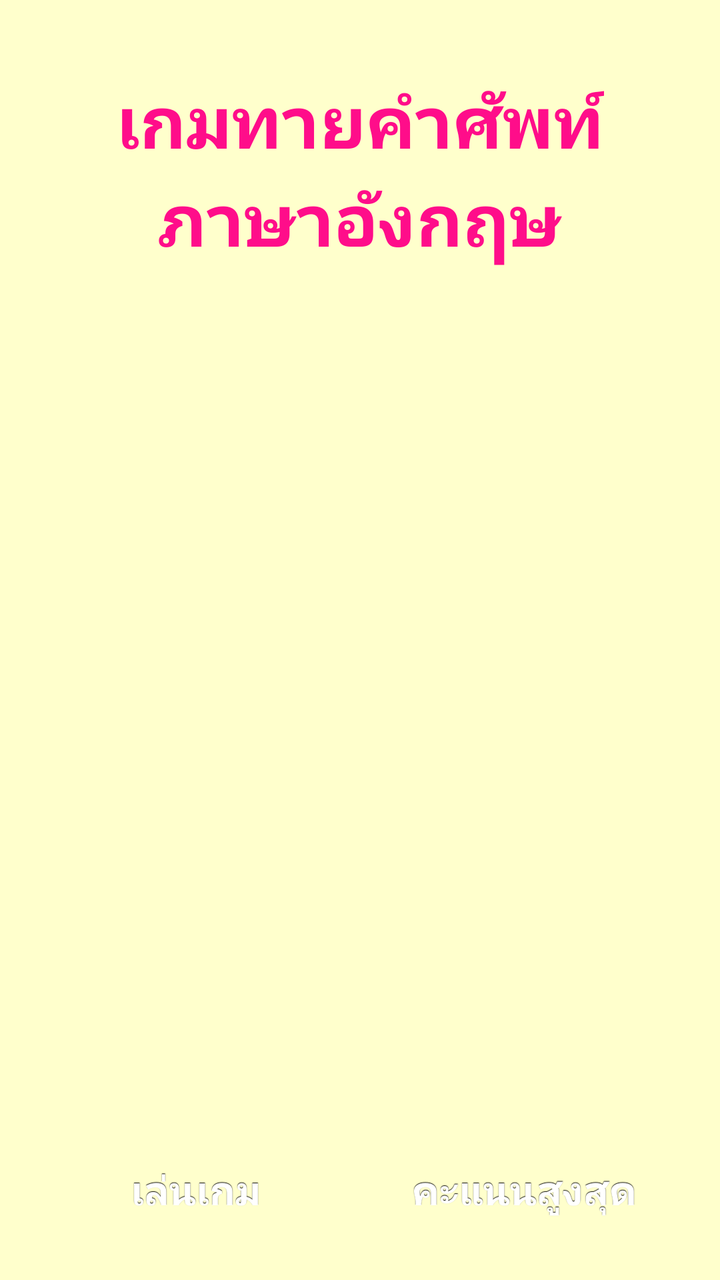
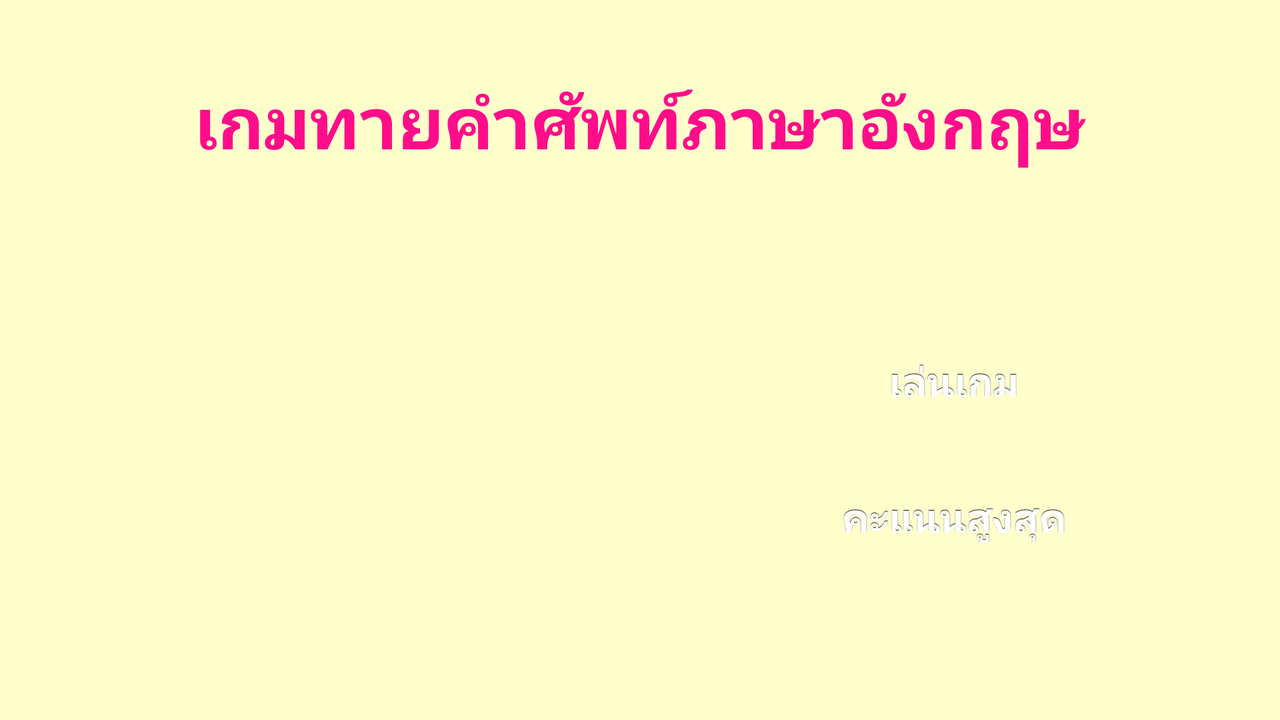

An Android layout and its configuration variant, each rendered on a device that would load it. The default file and the variant file are quoted in full after the pictures.
<!-- AndroidManifest.xml: application theme AppTheme -->
<!-- res/layout/activity_main.xml -->
<LinearLayout xmlns:android="http://schemas.android.com/apk/res/android"
              xmlns:tools="http://schemas.android.com/tools"
              android:layout_width="match_parent"
              android:layout_height="match_parent"
              android:background="@color/background_color"
              android:gravity="center"
              android:orientation="vertical"
              android:paddingBottom="@dimen/activity_vertical_margin"
              android:paddingLeft="@dimen/activity_horizontal_margin"
              android:paddingRight="@dimen/activity_horizontal_margin"
              android:paddingTop="@dimen/activity_vertical_margin"
              tools:context=".MainActivity">

    <TextView
        android:layout_width="wrap_content"
        android:layout_height="wrap_content"
        android:layout_marginTop="20dp"
        android:gravity="center"
        android:text="@string/app_title"
        android:textColor="@color/title_color"
        android:textSize="36sp"
        android:textStyle="bold"/>

    <ImageView
        android:layout_width="match_parent"
        android:layout_height="0dp"
        android:layout_gravity="center_horizontal"
        android:layout_marginBottom="50dp"
        android:layout_marginTop="50dp"
        android:layout_weight="1"
        android:src="@drawable/logo"/>

    <LinearLayout
        android:layout_width="match_parent"
        android:layout_height="wrap_content"
        android:orientation="horizontal">

        <Button
            android:id="@+id/playGameButton"
            android:layout_width="0dp"
            android:layout_height="50dp"
            android:layout_margin="4dp"
            android:layout_weight="1"
            android:text="@string/play_game_label"/>

        <Button
            android:id="@+id/highScoreButton"
            android:layout_width="0dp"
            android:layout_height="50dp"
            android:layout_margin="4dp"
            android:layout_weight="1"
            android:text="@string/high_score_label"/>

    </LinearLayout>
</LinearLayout>
<!-- resources referenced by this layout -->
<resources>
  <color name="background_color">#FFFFCC</color>
  <color name="title_color">#ffff0d8a</color>
  <dimen name="activity_horizontal_margin">16dp</dimen>
  <dimen name="activity_vertical_margin">16dp</dimen>
  <string name="app_title">เกมทายคำศัพท์\nภาษาอังกฤษ</string>
  <string name="high_score_label">คะแนนสูงสุด</string>
  <string name="play_game_label">เล่นเกม</string>
  <style name="AppTheme" parent="Theme.AppCompat.Light.DarkActionBar">
          
          <item name="android:buttonStyle">@style/button</item>
      </style>
  <style name="button" parent="@android:style/Widget.Button">
          <item name="android:gravity">center_vertical|center_horizontal</item>
          <item name="android:textColor">#FFFFFFFF</item>
          <item name="android:shadowColor">#FF000000</item>
          <item name="android:shadowDx">0</item>
          <item name="android:shadowDy">-1</item>
          <item name="android:shadowRadius">0.2</item>
          <item name="android:textStyle">bold</item>
          <item name="android:textSize">20sp</item>
          <item name="android:background">@drawable/button</item>
          <item name="android:focusable">true</item>
          <item name="android:clickable">true</item>
          <item name="android:layout_margin">4dp</item>
      </style>
</resources>
<!-- res/layout-land/activity_main.xml (the author's variant of the layout above) -->
<!-- drawn on the phone turned sideways -->
<LinearLayout xmlns:android="http://schemas.android.com/apk/res/android"
              xmlns:tools="http://schemas.android.com/tools"
              android:layout_width="match_parent"
              android:layout_height="match_parent"
              android:background="@color/background_color"
              android:gravity="center"
              android:orientation="vertical"
              android:paddingBottom="@dimen/activity_vertical_margin"
              android:paddingLeft="@dimen/activity_horizontal_margin"
              android:paddingRight="@dimen/activity_horizontal_margin"
              android:paddingTop="@dimen/activity_vertical_margin"
              tools:context=".MainActivity">

    <TextView
        android:layout_width="wrap_content"
        android:layout_height="wrap_content"
        android:layout_marginTop="20dp"
        android:gravity="center"
        android:text="@string/app_title_land"
        android:textColor="@color/title_color"
        android:textSize="36sp"
        android:textStyle="bold"/>

    <LinearLayout
        android:layout_width="match_parent"
        android:layout_height="0dp"
        android:layout_marginTop="20dp"
        android:layout_weight="1"
        android:orientation="horizontal">

        <ImageView
            android:layout_width="0dp"
            android:layout_height="match_parent"
            android:layout_margin="10dp"
            android:layout_weight="1"
            android:src="@drawable/logo"/>

        <LinearLayout
            android:layout_width="0dp"
            android:layout_height="match_parent"
            android:layout_weight="1"
            android:gravity="center_vertical"
            android:orientation="vertical">

            <Button
                android:id="@+id/playGameButton"
                android:layout_width="match_parent"
                android:layout_height="60dp"
                android:layout_margin="4dp"
                android:text="@string/play_game_label"/>

            <Button
                android:id="@+id/highScoreButton"
                android:layout_width="match_parent"
                android:layout_height="60dp"
                android:layout_margin="4dp"
                android:text="@string/high_score_label"/>

        </LinearLayout>
    </LinearLayout>
</LinearLayout>
<!-- resources referenced by the variant -->
<!-- as the phone turned sideways resolves them -->
<resources>
  <color name="background_color">#FFFFCC</color>
  <color name="title_color">#ffff0d8a</color>
  <dimen name="activity_horizontal_margin">16dp</dimen>
  <dimen name="activity_vertical_margin">16dp</dimen>
  <string name="app_title_land">เกมทายคำศัพท์ภาษาอังกฤษ</string>
  <string name="high_score_label">คะแนนสูงสุด</string>
  <string name="play_game_label">เล่นเกม</string>
  <style name="AppTheme" parent="Theme.AppCompat.Light.DarkActionBar">
          
          <item name="android:buttonStyle">@style/button</item>
      </style>
  <style name="button" parent="@android:style/Widget.Button">
          <item name="android:gravity">center_vertical|center_horizontal</item>
          <item name="android:textColor">#FFFFFFFF</item>
          <item name="android:shadowColor">#FF000000</item>
          <item name="android:shadowDx">0</item>
          <item name="android:shadowDy">-1</item>
          <item name="android:shadowRadius">0.2</item>
          <item name="android:textStyle">bold</item>
          <item name="android:textSize">20sp</item>
          <item name="android:background">@drawable/button</item>
          <item name="android:focusable">true</item>
          <item name="android:clickable">true</item>
          <item name="android:layout_margin">4dp</item>
      </style>
</resources>
